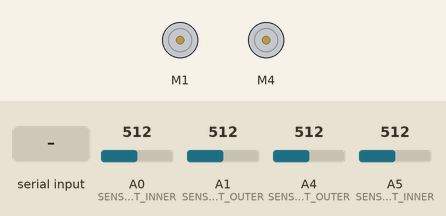
Bench run of a program on a simulated Arduino Uno, built with avr-gcc and run on an emulated ATmega328P. Parts: 2 × DC motor (green arrow = forward, orange = backward, longer = faster). Inputs (shaded band) come from the test bench; at power-on: A0 (SENSOR_LEFT_INNER) = 512, A1 (SENSOR_LEFT_OUTER) = 512, A4 (SENSOR_RIGHT_OUTER) = 512, A5 (SENSOR_RIGHT_INNER) = 512. What the program prints to the serial monitor is not drawn.

Above: at 1.2 s.
1.3 s: "START\n" received over the second serial link
2.8 s: A0 (SENSOR_LEFT_INNER) set to 487
At 3.6 s:
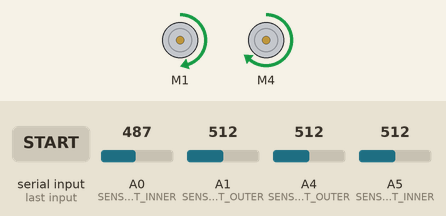
4.3 s: A1 (SENSOR_LEFT_OUTER) set to 487
At 5.1 s:
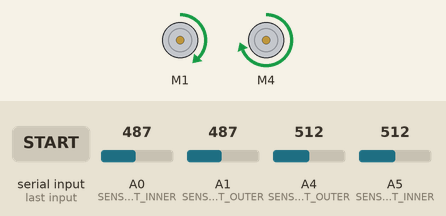
5.8 s: A0 (SENSOR_LEFT_INNER) set to 510
At 6.1 s:
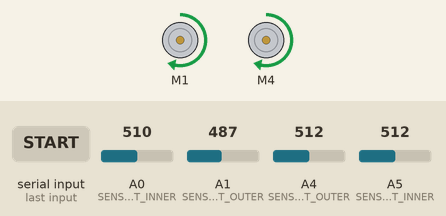
7.3 s: A0 (SENSOR_LEFT_INNER) set to 490
At 8.5 s:
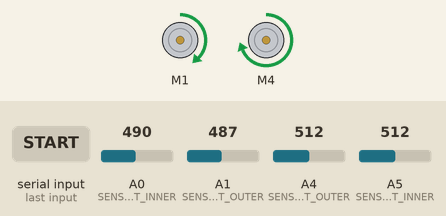
8.8 s: A0 (SENSOR_LEFT_INNER) set to 716
At 9.8 s:
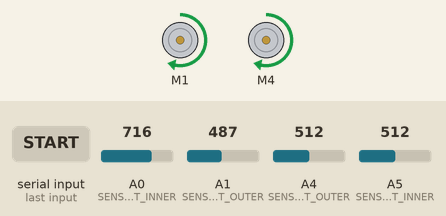
Timing chart, 0 to 11.3 s (numbered marks = the images above; inputs shaded):
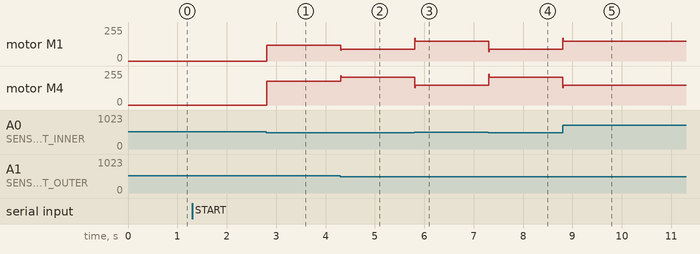

The program:

main.cpp
```cpp
#include <AFMotor.h>
#include <Arduino.h>
#include <Config.h>
#include <SoftwareSerial.h>

AF_DCMotor motor_L(1);
AF_DCMotor motor_R(4);

float Kp = 30.0;
float Kd = 10.0;
int baseSpeed = 150; //150 , 200
int lastError = 0;
bool recovering = false;

// 센서 핀
#define SENSOR_LEFT_INNER  A0
#define SENSOR_LEFT_OUTER  A1
#define SENSOR_RIGHT_OUTER A4
#define SENSOR_RIGHT_INNER A5

SoftwareSerial comm(COMM_RX_PIN, COMM_TX_PIN);
bool isRunning = false;

void bot_begin();
void bot_update();
void bot_resume();
void bot_pause();
void waitAndHandle();
void modulsSetting();

void setup() {
  modulsSetting();
  Serial.println("[DELIVERY BOT - SUB] 보조 모듈 준비 완료");
}

void loop() {
  waitAndHandle();
  bot_update();
}

void modulsSetting() {
  Serial.begin(115200);
  comm.begin(BAUD_RATE);
  bot_begin();
  Serial.println("[INFO] 모든 로컬 모듈 초기화 완료");
}

void waitAndHandle() {
  if (comm.available()) {
    String command = comm.readStringUntil('\n');
    command.trim();

    Serial.print("[수신] 명령어: ");
    Serial.println(command);
    comm.println("ACK");

    if (command == "START" || command == "GO") {
      Serial.println("[ACTION] 로봇 재시작");
      bot_resume();
    } else if (command == "STOP") {
      Serial.println("[ACTION] 로봇 정지");
      bot_pause();
    } else if (command == "TEST") {
      Serial.println("[ACTION] 작동시작");
      bot_resume();
      return;
    } else {
      Serial.println("[WARNING] 알 수 없는 명령");
    }
  }
}

void bot_begin() {
  motor_L.setSpeed(baseSpeed);
  motor_R.setSpeed(baseSpeed);
  motor_L.run(RELEASE);
  motor_R.run(RELEASE);
  isRunning = false;
}

void bot_resume() {
  isRunning = true;
}

void bot_pause() {
  isRunning = false;
  motor_L.run(RELEASE);
  motor_R.run(RELEASE);
}

void bot_update() {
  if (!isRunning) return;

  int s0 = analogRead(SENSOR_LEFT_OUTER);
  int s1 = analogRead(SENSOR_LEFT_INNER);
  int s2 = analogRead(SENSOR_RIGHT_INNER);
  int s3 = analogRead(SENSOR_RIGHT_OUTER);
  int threshold = 500;

  // 탈선 감지
  bool leftOff = (s0 < threshold) && (s1 < threshold);
  bool rightOff = (s2 < threshold) && (s3 < threshold);

  if (!recovering && (leftOff || rightOff)) {
    recovering = true;
    Serial.println("==> 탈선 감지: 복귀 모드 진입");
  }

  if (recovering) {
    int error = 0;
    if (leftOff && !rightOff) error = -2;
    else if (!leftOff && rightOff) error = 2;
    else error = 0;

    int derivative = error - lastError;
    int correction = Kp * error + Kd * derivative;
    lastError = error;

    int leftSpeed = baseSpeed + correction;
    int rightSpeed = baseSpeed - correction;
    leftSpeed = constrain(leftSpeed, 0, 255);
    rightSpeed = constrain(rightSpeed, 0, 255);

    motor_L.setSpeed(leftSpeed);
    motor_R.setSpeed(rightSpeed);
    motor_L.run(FORWARD);
    motor_R.run(FORWARD);

    // 복귀 완료
    if (s0 > threshold && s1 > threshold && s2 > threshold && s3 > threshold) {
      recovering = false;
      Serial.println("==> 복귀 완료: 일반 주행 모드 전환");
    }

    delay(10);
    return;
  }

  // === 일반 PID 주행 ===
  int weights[4] = {-3, -1, 1, 3};
  int sensors[4] = {s0, s1, s2, s3};

  long sum = 0;
  long weightedSum = 0;
  for (int i = 0; i < 4; i++) {
    int value = (sensors[i] < threshold) ? 1000 : 0; // 흑선에 있을 때만 감지
    sum += value;
    weightedSum += value * weights[i];
  }

  if (sum == 0) {
    motor_L.run(RELEASE);
    motor_R.run(RELEASE);
    Serial.println("==> 선을 놓침: 정지");
    return;
  }

  int error = weightedSum / sum;
  int derivative = error - lastError;
  int correction = Kp * error + Kd * derivative;
  correction = constrain(correction, -100, 100);  // 보정 한계
  lastError = error;

  int leftSpeed = baseSpeed + correction;
  int rightSpeed = baseSpeed - correction;
  leftSpeed = constrain(leftSpeed, 0, 255);
  rightSpeed = constrain(rightSpeed, 0, 255);

  motor_L.setSpeed(leftSpeed);
  motor_R.setSpeed(rightSpeed);
  motor_L.run(FORWARD);
  motor_R.run(FORWARD);

  // 디버깅
  Serial.print("S0:"); Serial.print(s0);
  Serial.print(" S1:"); Serial.print(s1);
  Serial.print(" S2:"); Serial.print(s2);
  Serial.print(" S3:"); Serial.print(s3);
  Serial.print(" E:"); Serial.print(error);
  Serial.print(" C:"); Serial.println(correction);
}
```

Config.h
```cpp
/*
* 해당 파일은 전역적으로 사용하는 프로그램 설정 파일 입니다.
* 공통적으로 사용하는 설정들을 해당 파일에서 관리 합니다.
*/

#ifndef CONFIG_H
#define CONFIG_H


// CommLink용 소프트웨어 시리얼 핀 (GND to GND)
#define COMM_RX_PIN 9
#define COMM_TX_PIN 10

#define BAUD_RATE 9600


#endif
```

Measured:
- the behaviour switches between 500 and 499 on A0 (SENSOR_LEFT_INNER) (found by bisection; images 0 and 1)
- after the input at 1.3 s, every drawn part: stays the same
- after the input at 2.8 s, motor M1: stopped → forward 120/255 at once; motor M4: stopped → forward 180/255 at once
- after the input at 4.3 s, motor M1: forward 120/255 → forward 90/255 at once; motor M4: forward 180/255 → forward 210/255 at once
- after the input at 5.8 s, motor M1: forward 90/255 → forward 150/255 at once; motor M4: forward 210/255 → forward 150/255 at once
- after the input at 7.3 s, motor M1: forward 150/255 → forward 90/255 at once; motor M4: forward 150/255 → forward 210/255 at once
- after the input at 8.8 s, motor M1: forward 90/255 → forward 150/255 at once; motor M4: forward 210/255 → forward 150/255 at once
